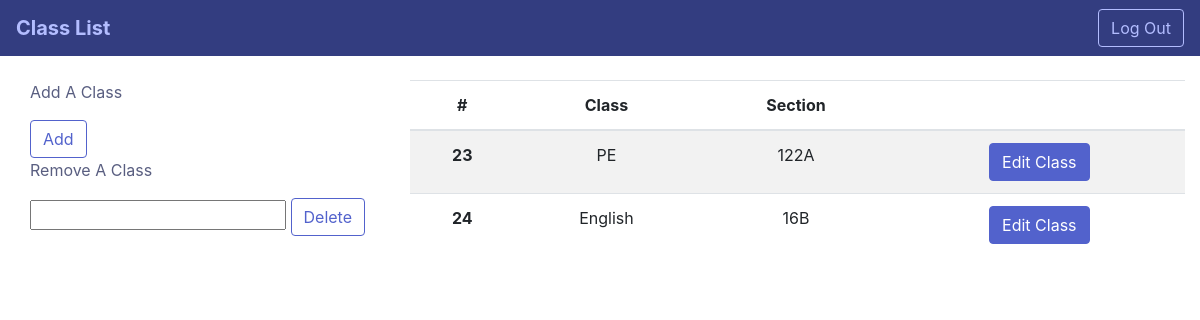
The page / on the database its author committed.
### tables this page shows
CREATE TABLE `classes` (
  `classID` int(11) NOT NULL,
  `subject` varchar(255) NOT NULL,
  `section` varchar(255) NOT NULL
);

### templates/Input2 header.php (the view, shortened to what this page needs)
<?php
	include('config/db_connect.php');
	$sql = "SELECT classID, subject, section FROM classes";
	$result = mysqli_query($conn, $sql);
	$sections = mysqli_fetch_all($result, MYSQLI_ASSOC);
 ?>
<!DOCTYPE html>
<head>
	<link rel="stylesheet" href="css\bootstrap.min.css">
</head>
<body class="blue">
	<nav class="navbar navbar-light" style="background-color:#333D80; color:#B3BDFF; font-face: 16px-apple-system">
		<a class="navbar-brand" href="#" style="color:#B3BDFF;">
			<strong>Class List</strong>
		</a>
		<form action=input1.html method=POST>
			<button class="btn btn-outline-secondary my-2 my-sm-0" style="border-color:#B3BDFF; color:#B3BDFF;" type="submit"> Log Out</button>
	</form>
		</nav>
	<br>
	<div class="container-fluid">
		<div class="row">
			<div class="col-sm-auto">
			<nav class="nav flex-sm-column">
				<div class="container" style="text-align:left">
					<p style="color:#595E80;">Add A Class</p>
					<form action=add_class.php method=POST>
					<button class="btn btn-outline-light my-2 my-sm-0" style="border-color:#5262CC; color:#5262CC;" type="submit">Add</button>
					</form>
				</div>
				<div class="container" style="text-align:left">
				<p style="color:#595E80;">Remove A Class</p>
				<form action='remove_class.php' method=POST>
					<input type="text" name=id_to_delete required>
					<input type="submit" name="delete" value="Delete" class="btn btn-outline-light my-2 my-sm-0" style="border-color:#5262CC; color:#5262CC;">
					</form>
				</div>
			</nav>
	</div>
<div id="table" class="col-sm" style="align:left;">
  <table class="table table-striped" style="text-align:center">
  <thead>
    <tr>
      <th scope="col">#</th>
      <th scope="col">Class</th>
      <th scope="col">Section</th>
      <th scope="col"></th>
    </tr>
  </thead>
  <tbody>
	<?php foreach($sections as $section): ?>
		<tr>
			<th scope="row"><?php echo $section['classID']; ?></th>
	        <td><?php echo $section['subject']; ?></td>
			<td><?php echo $section['section']; ?></td>
	        <td>
			  <form action=edit_class.php method=POST>
			  <button class="btn btn-primary  my-2 my-sm-0" style="border-color:#5262CC; color:white; background:#5262CC;" type="submit">Edit Class</button></form></td>
		</tr>
	<?php endforeach; ?>
  </tbody>
</table>
	</div>
		</div>
	</div>
</body>

### rows shown on the page
classes: classID "23", subject "PE", section "122A"
classes: classID "24", subject "English", section "16B"
